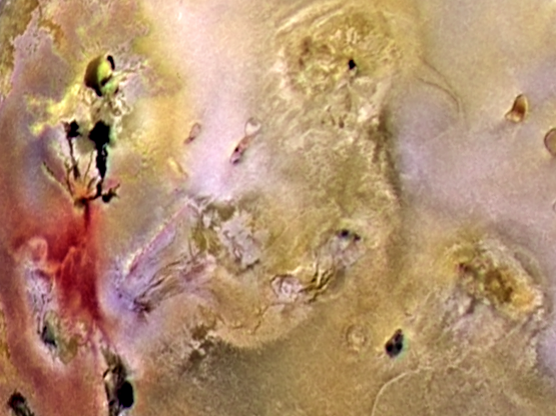
#> input picture image/CH3/06009.tif, 556 x 416 px, found by its file name
$ python 6_7.py
#> lines starting #> are read from the running program, lines starting #| are printed output that depends on the picture; after the words box and inside, x2 and y2 are one past the last pixel; in counts of white or black regions, pixels touching at a corner belong together
import cv2 as cv
import numpy as np
import matplotlib.pyplot as plt

# 读取图像
img = cv.imread(r"D:\Code\Python\class02\CH3\06009.tif")
#> img is the input picture: shape (416, 556, 3); mean B, G, R 113.3, 145.4, 180.5
HSI = cv.cvtColor(img, cv.COLOR_BGR2HSV)
#> HSI: shape (416, 556, 3); mean H, S, V 24.5, 100, 180.6
img = cv.cvtColor(img, cv.COLOR_BGR2RGB)
# HSI图像通道分割
H, S, I = cv.split(HSI)
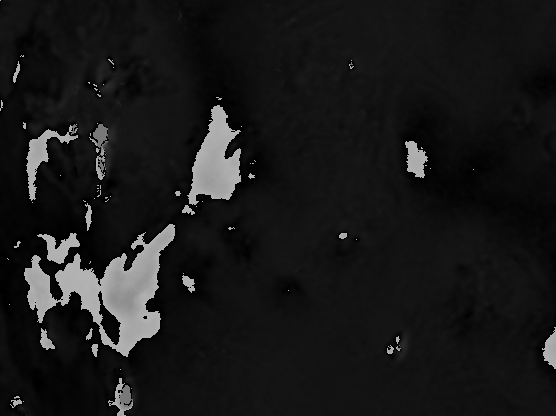
#> H: shape (416, 556); min 0, max 179, mean 24.5
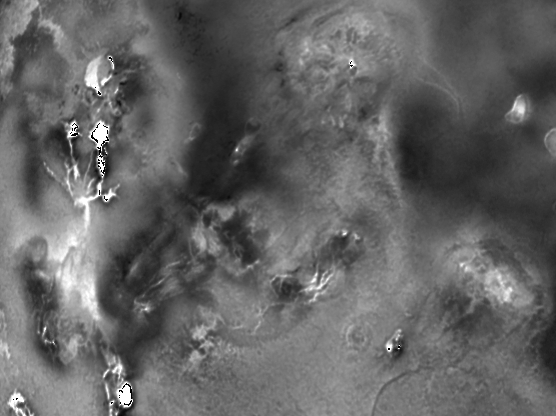
#> S: shape (416, 556); min 0, max 255, mean 100
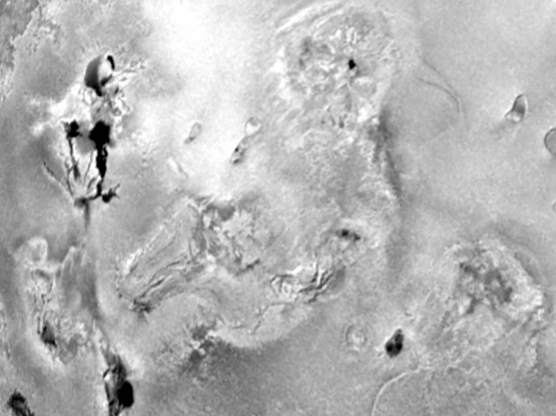
#> I: shape (416, 556); min 0, max 255, mean 180.6
# 二值化饱和度
ret, binary = cv.threshold(S, np.max(S) * 0.34, 1, cv.THRESH_BINARY)
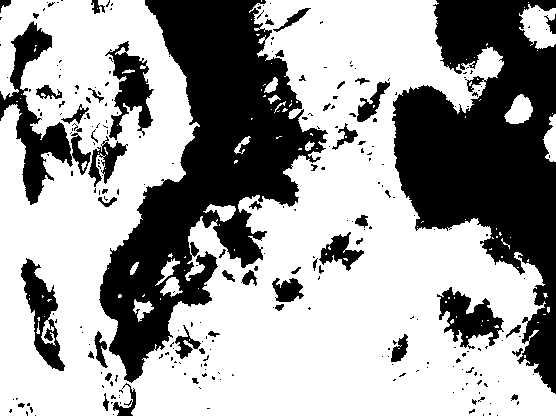
#> binary: shape (416, 556); values 0 (black) and 1 (white), 62.9% white; 269 black regions (214 under 20 px), largest, box (x1, y1, x2, y2) and area: (99, 0, 328, 383) 35258, (392, 0, 556, 394) 32795, (0, 21, 91, 205) 4540
#> ret = 86

# 和色调图像相乘
mask = binary * H
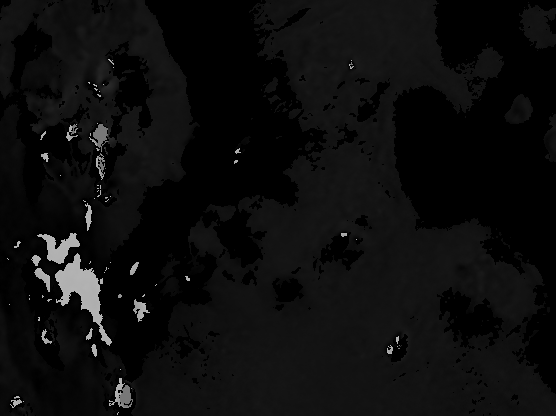
#> mask: shape (416, 556); min 0, max 179, mean 12.8
# 直方图统计
# 二值化结果
ret, out = cv.threshold(mask, 160, 1, cv.THRESH_BINARY)
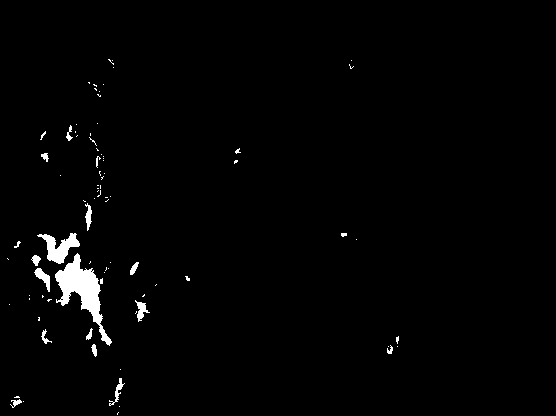
#> out: shape (416, 556); values 0 (black) and 1 (white), 1.6% white; 83 white regions (65 under 20 px), largest, box (x1, y1, x2, y2) and area: (55, 253, 112, 346) 1710, (37, 233, 80, 264) 600, (34, 268, 50, 292) 163
# 调整模板为3通道
out3 = cv.merge([out, out, out])
#> out3: shape (416, 556, 3); mean H, S, V 0.0156, 0.0156, 0.0156
# 和原图像相乘
outimg = out3 * img
#> outimg: shape (416, 556, 3); mean H, S, V 1.9, 0.6, 0.7

plt.subplot(241), plt.imshow(img), plt.title('Original'), plt.axis('off')
plt.subplot(242), plt.imshow(H, cmap='gray'), plt.title('H'), plt.axis('off')
plt.subplot(243), plt.imshow(S, cmap='gray'), plt.title('S'), plt.axis('off')
plt.subplot(244), plt.imshow(I, cmap='gray'), plt.title('I'), plt.axis('off')
plt.subplot(245), plt.imshow(binary, cmap='gray'), plt.title('binary'), plt.axis('off')
plt.subplot(246), plt.imshow(mask, cmap='gray'), plt.title('mask'), plt.axis('off')
plt.subplot(247), plt.hist(mask.ravel(), 256, [0, 255]), plt.title('mask histgram')
plt.subplot(248), plt.imshow(outimg), plt.title('out'), plt.axis('off')

plt.show()
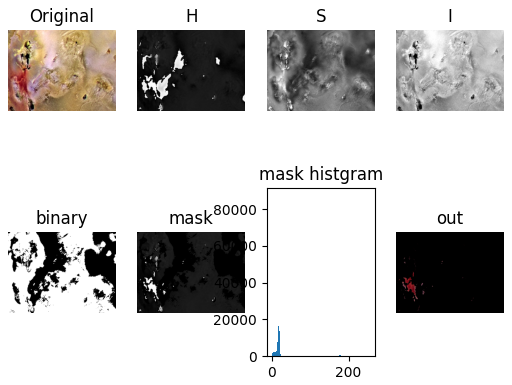
#> figure drawn by matplotlib, 8 panels; panel 7: tallest bar 86979 high, from x = 0 to 0.996
